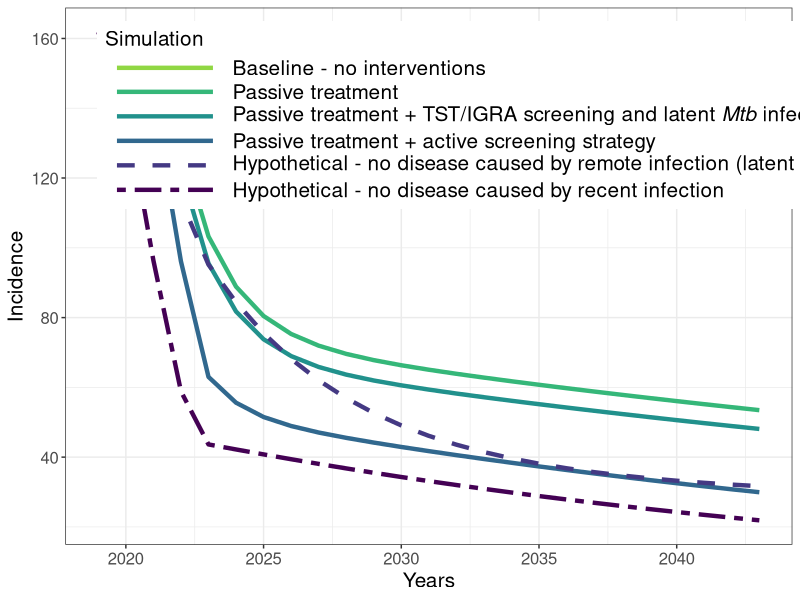
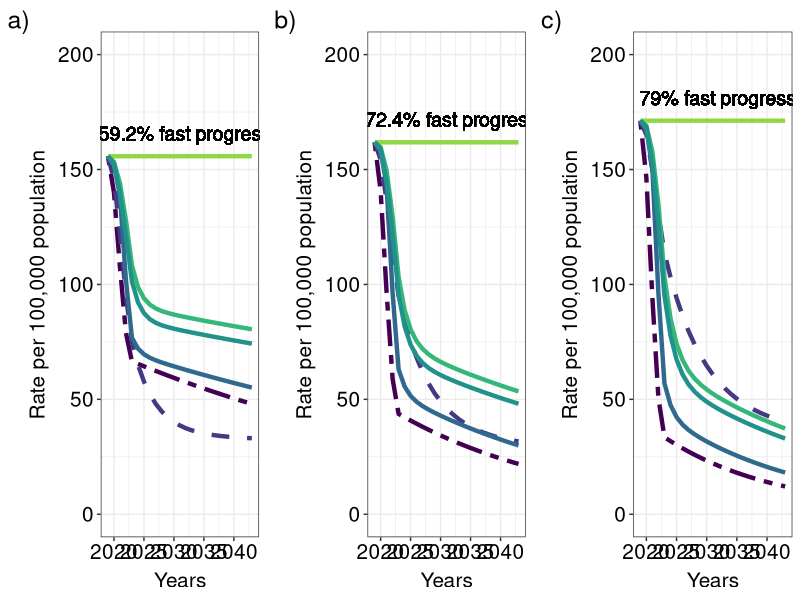
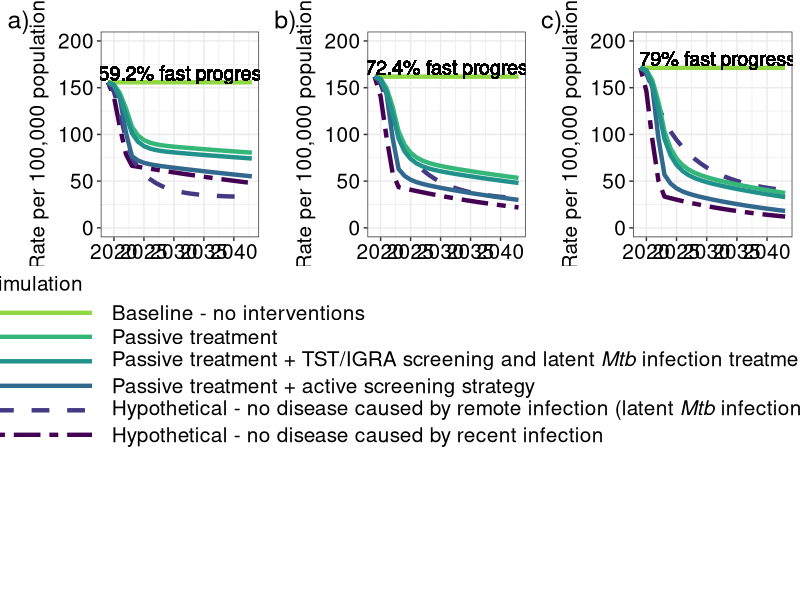

Generate these figures, in order, with R:
#----------------------------------------------------------------------------------------------------#
### Exploring the influence of reversion on a simple dynamic tuberculosis (TB) compartmental model ###
#----------------------------------------------------------------------------------------------------#
#' Model assumptions (among others)
#'  - Stable population 
#'  - No Age structure
#'  - No risk groups (e.g. people living with HIV)
#'  - No drug resistant TB transmission
#'  
#'  Model compartment definitions:
#'    - S - susceptible - exposure naive
#'    - SPE - susceptible - prior exposure
#'    - L - latent/immunoreactive
#'    - I - active TB disease
#'    - R - recovered
#'  
# Author: Katie Dale 
#'        adapted from https://github.com/juanvesga/TBpractical/tree/master, with thanks. 
#'        The model structure is roughly based on Model E from Menzies et al 2018
# Date: August 2023
#----------------------------------------------------------------------------------------------------#
#                                   #### Load packages ####
#----------------------------------------------------------------------------------------------------#
library(data.table)
library(deSolve)
library(gridExtra)
library(ggplot2)
library(viridis)

#----------------------------------------------------------------------------------------------------#
#                        #### Set objects and model parameters ####
#----------------------------------------------------------------------------------------------------#
# Define the path for saving output, if you wish.
strOutputPath <- "???"

# Define the main parameters
intStartYear  <- 2019
numBirthR     <- 0.017     # Birth rate (the overall death rate is the same, after taking TB 
                           # mortality into account, i.e. the population is stable)
intBeta       <- 10        # Per capita rate at which two specific individuals come into 
                           # effective contact per unit time (per year).
intInfDurYrs  <- 2         # Duration of infectious period for untreated TB, in years
numFastP      <- 0.065     # Fraction of infected that fast-progress to active TB
numReactR     <- 0.001     # Reactivation rate from latent/immunoreactive into active disease
numSusReactR  <- 0.00005   # Reactivation rate from susceptible - previously exposed to active disease 
numTBMortP    <- 0.4       # TB mortality probability, untreated
numTBMortTxP  <- 0.03      # TB mortality probability, treated
numImm        <- 0.79      # Protection against reinfection for those in L compartment
numRelaps     <- 0.002857  # Relapse rate per year for those with prior untreated TB
numRelapsTx   <- 0.000525  # Relapse rate per year for those with prior treated TB
numReverP     <- 0.00      # Reversion probability

# Altered parameters for the models with reversion
numReverP2 <- 0.02         # Reversion probability
numReverP3 <- 0.04         # Reversion probability, model 2

# Parameters associated with the 'passive treatment' intervention
numAccessCareP    <- 0.70   # Probability of accessing care
numSympToTreatYrs <- 0.3    # Time delay (yrs) between developing symptoms and receiving treatment
numDxP            <- 0.95   # Probability of being diagnosed once sought care
numTxPAfterDxP     <- 0.95   # probability of receiving correct Tx if diagnosed
numTxPEffectYrs    <- 0.04   # Time until infectivity is eliminated, yrs 

numTxP <- numAccessCareP * numDxP * numTxPAfterDxP # the proportion treated

numTxPInfDur <- (intInfDurYrs * (1 - numTxP)) + # Duration of infectiousness for untreated
  (numTxP * (numSympToTreatYrs + numTxPEffectYrs)) # Duration of infectiousness for treated
numTxPRelaps <- (numRelaps * (1 - numTxP)) + # Relapse rate reduces for the treated
  (numTxP * numRelapsTx) 
numTxPMuTB <- (numTBMortP * (1 - numTxP)) + # TB mortality reduces for those treated
  (numTxP * numTBMortTxP) 

# Parameters associated with the 'some active screening' intervention
numAccessCareP     <- 0.9    # Probability of accessing care
numSympToTreatYrs <- 0.1    # Time delay (yrs) between developing symptoms and seeking for care

numTxP <- numAccessCareP * numDxP * numTxPAfterDxP # the proportion treated

numACFTxInfDur <- (intInfDurYrs * (1 - numTxP)) + # Duration of infectiousness for untreated
  (numTxP * (numSympToTreatYrs + numTxPEffectYrs)) # Duration of infectiousness for treated
numACFTxRelaps <- (numRelaps * (1 - numTxP)) + # Relapse rate reduces for the treated
  (numTxP * numRelapsTx) 
numACFTxMuTB <- (numTBMortP * (1 - numTxP)) + # TB mortality reduces for those treated
  (numTxP * numTBMortTxP) 

# Parameters associated with the 'latent Mtb infection screening and treatment' intervention
numScreenP         <- 0.6   # Probability of being screened
numTSTIGRASens     <- 0.7   # Sensitivity of screening tool 
numTxComplP        <- 0.8   # Likelihood of completing Latent Mtb treatment 
numReactBeforeTxP  <- 0.3   # Likelihood of reactivating before treatment
numTxEfficP        <- 0.69  # Latent Mtb infection treatment efficacy

numLatentTx <- numTSTIGRASens * numTxComplP * numTxEfficP * 
  numScreenP * (1 - numReactBeforeTxP) # the proportion treated

numReactRPrev  <- numReactR * (1 - numLatentTx) + 
  (numReactR * numTxEfficP) * numLatentTx

numFastPR <- numFastP * 0.95 # reduction in fast progression can't be much given
                             # so few receive treatment, and given that so few could be
                             # identified between exposure and reactivation anyway.

# Simulation descriptions
strName0 <- "Baseline - no interventions"
strName1 <- "Passive treatment"
strName4 <- "Passive treatment + TST/IGRA screening and latent Mtb infection treatment strategy"
strName2 <- "Passive treatment + active screening strategy"
strName5 <- "Hypothetical - no disease caused by remote infection (latent Mtb infection reactivation)"
strName3 <- "Hypothetical - no disease caused by recent infection"

lstLabels <- c(strName0, strName1,
               expression(paste("Passive treatment + TST/IGRA screening and latent",
                                italic(" Mtb "), "infection treatment strategy")),
               strName2,
               expression(paste("Hypothetical - no disease caused by remote infection (latent",
                                italic(" Mtb "), "infection reactivation)")),
               strName3)

lstSimNames <- c(strName0, strName1, strName4, 
                 strName2, strName5, strName3)

# Plot characteristics
numMaxYaxis <- 200
numTextSize <- 15
numLegendTextSize <- 15
numDist <- 6
numGeomTextSize <- 5
lstLegendPosition <- c(0.7, 0.8)
strTextColour <- "black"
numLineSize <- 1.5 
lstColourCode <- c("#90d743", "#35b779", "#21918c", 
                   "#31688e",  "#443983", "#440154")
names(lstColourCode) <- lstSimNames
lstLineStyleCode <- c("solid", "solid", "solid",
                      "solid", "dashed", "twodash")
names(lstLineStyleCode) <- lstSimNames

# Set simulation parameters 
intSimYears   <- 400      # years of simulation
intScaleYears <- 3        # Scaling up time of interventions
lstModelRun = seq(0, intSimYears, by = 1) # time scale

# Prepare list of parameters
lstParams <- c(numReactR = numReactR, numSusReactR = numSusReactR,
               numTBMortP = numTBMortP, intBeta = intBeta, numFastP = numFastP,
               numImm = numImm, numRelaps = numRelaps, numReverP = numReverP,
               intInfDurYrs = intInfDurYrs)

lstParamsR <- c(numReactR = numReactR, numSusReactR = numSusReactR,
               numTBMortP = numTBMortP, intBeta = intBeta, numFastP = numFastP,
               numImm = numImm, numRelaps = numRelaps, numReverP = numReverP2,
               intInfDurYrs = intInfDurYrs)

lstParamsRTwo <- c(numReactR = numReactR, numSusReactR = numSusReactR,
                numTBMortP = numTBMortP, intBeta = intBeta, numFastP = numFastP,
                numImm = numImm, numRelaps = numRelaps, numReverP = numReverP3,
                intInfDurYrs = intInfDurYrs)

# Initial Conditions
numTotalPop <- 1     # Total population equal to unity 
numZeroSeed <- 1e-6  # TB seed at time 0

dfStart <- data.frame(S = numTotalPop - numZeroSeed,
                      SPE = 0,
                      L = 0,
                      I = numZeroSeed,  
                      R = 0,
                      Incidence = 0, 
                      Irecent = 0, 
                      Iremote = 0, 
                      dRelap = 0, 
                      dTBmort = 0, 
                      dTBreact = 0, 
                      dTBreactSPE = 0)   

#----------------------------------------------------------------------------------------------------#
#                                      #### Set functions ####
#----------------------------------------------------------------------------------------------------#
# Model
fxBasicModel <- function (t, state, parameters) {
  
  with(as.list(c(state, parameters)),    
       
       {
         
         # Adjust risk/probability parameters to yearly risks (rough, but close enough)
         numTBMortP   <- ifelse(intInfDurYrs <= 1, numTBMortP,
                             numTBMortP * (1 / intInfDurYrs)) # TB mortality probability distributed  
                                                        # over period of illness
         numCureP   <- 1 - numTBMortP 
         numCureP   <- ifelse(intInfDurYrs <= 1, numCureP,
                             numCureP * (1 / intInfDurYrs)) # Recovery probability distributed over 
                                                        # period of illness
         
         # The duration of illness also needs to modify the beta value if it is less than one
         intBeta <- ifelse(intInfDurYrs >= 1, intBeta,
                           intBeta * intInfDurYrs)
         
         # Adjust the death rate so that it and the TB mortality equal the birth rate
         numMu <- numBirthR - (numTBMortP * I)  
         
         numTotalPop  <- S + SPE + L + I + R  # total population
         lambda <- intBeta * I/numTotalPop    # force of Infection - the risk that a susceptible
                                              # person is infected in a year
         
         # Change in 'susceptible - Mtb naive' compartment
         dS <- numBirthR -                     # new births (population that results from the deaths) 
           S * lambda * numFastP -             # minus those that become infected and progress quickly
           S * lambda * (1 - numFastP) -       # minus those that head to the latent/imm compartment
           S * numMu                           # minus those that die  
         
         # Change in 'susceptible - previously exposed' compartment
         dSPE <- L * numReverP +               # add those from the latent/imm compartment who revert
           R * numReverP -                     # add the those from the recovered compartment who revert
           SPE * lambda * numFastP -           # minus those that become infected and progress quickly
           SPE * lambda * (1 - numFastP) -     # minus those that head to the latent/imm compartment
           SPE * numMu -                       # minus those that die 
           SPE * numSusReactR                  # minus those that reactivate (assuming that TST/IGRA 
                                               # sill have a low reactivation risk)
         
         # Change in latent/imm compartment
         dL <- S * lambda * (1 - numFastP) +   # add 'susceptible - naive' multiplied by FOI and the fraction 
                                               # that don't progress to active disease
           SPE * lambda * (1 - numFastP) -     # add 'susceptible - prior exposure' multiplied by FOI 
                                               # and the fraction that don't progress to active disease
           L * numMu -                         # minus those that die 
           L * numReactR -                     # minus those that reactivate
           L * numReverP -                     # minus those that revert to negative
           L * (lambda * numFastP * (1 - numImm)) # minus those that get reinfected...despite being
                                               # somewhat protected
                
         # Change in active TB
         dI <-  S * lambda * numFastP +       # add 'susceptible - naive' multiplied by FOI and the fraction 
                                              # that progress to active disease
           SPE * lambda * numFastP +          # add 'susceptible - prior' exposure multiplied by FOI and 
                                              # the fraction that progress to active disease
           R * (lambda * numFastP * (1 - numImm)) + # add those in recovered compartment that get reinfected 
                                              # and progress to active disease
           L * (lambda * numFastP * (1 - numImm)) + # add those in the latent/imm compartment
                                              # that get reinfected and progress to active disease
           L * numReactR +                    # add those in the latent/imm compartment that reactivate 
           R * numRelaps -                    # add those in the recovered compartment that relapse 
           I * numMu -                        # minus those that die 
           I * numTBMortP -                      # minus those that die from TB
           I * numCureP +                      # minus those that recover/self-cure
           SPE * numSusReactR                 # add those in the 'Susceptible - prior exposure' 
                                              # compartment that reactivate
         
         # Change in recovered compartment
         dR <-  I * numCureP -                 # add those with active TB that recover
           R * (lambda * numFastP * (1 - numImm)) - #  minus those that have recovered that 
                                              # get reinfected and progress to active disease
           R * numRelaps -                    # minus those that relapse  
           R * numMu -                        # minus those that die 
           R * numReverP                      # minus those that revert
         
         # Model outcomes - Incidence of active disease as a result of recent infection
         dIrecent <- S * (lambda * numFastP) + # those who are exposure naive who progress quickly to disease
           SPE * (lambda * numFastP) +         # those in 'Susceptible - prior exposure' compartment
                                               # who progress quickly to disease
           L * (lambda * numFastP * (1 - numImm)) + # those in the latent/imm compartment that  
                                               # progress quickly to disease
           R * (lambda * numFastP * (1 - numImm)) # those in the recovered compartment who progress 
         
         # Model outcomes - Incidence of active disease as a result of remote infection
         dIremote <- L * numReactR +  # those in the latent/imm compartment that reactivate 
           R * numRelaps +            # those in the recovered compartment that relapse 
           SPE * numSusReactR         # those in the 'Susceptible - prior exposure' compartment
                                      # that reactivate   
         
         # Model outcomes - Total Incidence of active disease
         dIncidence <- dIrecent + dIremote

         # calculate some useful output measures
         dRelap   <- R * numRelaps 
         dTBmort  <- I * numTBMortP   
         dTBreact <- L * numReactR
         dTBreactSPE <- SPE * numSusReactR 
         
         # Define output
         dx <- c(dS, dSPE, dL, dI, dR, dIncidence, dIrecent, dIremote, dRelap, 
                 dTBmort, dTBreact, dTBreactSPE)
         
         list(dx)
         
       }
  )
}

# Run model
fxRunModel <- function (dfStartParams, params_new, params_old, 
                        lstModelRun_new, lstTimeInterv, 
                        fx_scale, fx_basic, strName, PriorData) {
  
  # Starting conditions
  lstStart <- c(S = dfStartParams$S, 
                SPE = dfStartParams$SPE, 
                L = dfStartParams$L,  
                I = dfStartParams$I,  
                R = dfStartParams$R,
                Incidence = dfStartParams$Incidence,
                Irecent = dfStartParams$Irecent,  
                Iremote = dfStartParams$Iremote,  
                dRelap = dfStartParams$dRelap,  
                dTBmort = dfStartParams$dTBmort,  
                dTBreact = dfStartParams$dTBreact,  
                dTBreactSPE = dfStartParams$dTBreactSPE) 
  
  # Select type of function
  if (length(lstTimeInterv) == 1) {
    
    fx <- fx_basic
    
  }  else {
    
    fx <- fx_scale
    
  }
  
  # Run the model
  dfOut <- as.data.frame(ode(y = lstStart, times = lstModelRun_new, 
                             func = fx, parms = params_new))  
  
  # Model output
  numTotalPop  <- dfOut$S + dfOut$SPE + dfOut$L + dfOut$I + dfOut$R  
  numRateInc   <- 1e5 * (diff(dfOut$Incidence) / 
                          numTotalPop[1 : length(numTotalPop) - 1])
  numRemotFrac <- diff(dfOut$Iremote) / diff(dfOut$Incidence)
  time         <- dfOut$time[1 : length(dfOut$time) - 1]
  dfData       <- data.frame(Years = time + (intStartYear - intSimYears), 
                            Incidence = numRateInc)
  dfData$Sim   <- strName
  
  # If it is a first run, nothing to append 
  if (length(PriorData) == 1) {
    
    dfData <- dfData
    
  } else { # Append previous runs
    
    dfData  <- rbind(PriorData, dfData)
    
  }
  
  lstOutput <- list("out" = dfOut, 
                    "data" = dfData,
                    "params" = params_new)
  
  return(lstOutput)
  
}

# Intervention scaling function
fxScaleUp <- function (t, state, parameters, lstTimeInterv, parameters_old, fx) {
  
  scale <- min((t - lstTimeInterv[1]) / (lstTimeInterv[2] - lstTimeInterv[1]), 1);
  
  if (scale < 0) {
    
    scale = 0
    
  }
  
  pars_scaled <- parameters;
  
  pars_scaled <- parameters_old + scale * (parameters - parameters_old)
  
  return(fx(t, state, pars_scaled))
  
}

# Function handles to pass as arguments.
fx_basic <- fxBasicModel
fx_scale <- function(t, state, parameters) fxScaleUp(t, state, parameters, 
                                                     lstTimeInterv, lstParams, fx_basic)
fx_scaleR <- function(t, state, parameters) fxScaleUp(t, state, parameters, 
                                                      lstTimeInterv, lstParamsR, fx_basic)
fx_scaleRTwo <- function(t, state, parameters) fxScaleUp(t, state, parameters, 
                                                      lstTimeInterv, lstParamsRTwo, fx_basic)
#----------------------------------------------------------------------------------------------------#
#                                     #### Initialise the model ####
#----------------------------------------------------------------------------------------------------#
strScenarioName   <- "Initialise"

lstSim  <- fxRunModel(dfStart, lstParams, NA, lstModelRun, NA, NA, 
                      fxBasicModel, strScenarioName, NA) 

lstSimR  <- fxRunModel(dfStart, lstParamsR, NA, lstModelRun, NA, NA, 
                       fxBasicModel, strScenarioName, NA) 

lstSimRTwo  <- fxRunModel(dfStart, lstParamsRTwo, NA, lstModelRun, NA, NA, 
                       fxBasicModel, strScenarioName, NA) 

#----------------------------------------------------------------------------------------------------#
#                        #### Simulation 0 - Baseline - no intervention ####
#----------------------------------------------------------------------------------------------------#
# Initial conditions 
dfStartParams   <- tail(lstSim$out, 1)
dfStartParamsR  <- tail(lstSimR$out, 1)
dfStartParamsRTwo <- tail(lstSimRTwo$out, 1)

lstParamsBase0   <- lstParams
lstParamsBaseR0  <- lstParamsR
lstParamsBaseRTwo0 <- lstParamsRTwo

lstModelRun_new <- seq(intSimYears, intSimYears + 25 , by = 1)
lstTimeInterv   <- c(lstModelRun_new[2], lstModelRun_new[2] + intScaleYears)

# Run model
lstSim0 <- fxRunModel(dfStartParams, lstParamsBase0, lstParamsBase0, 
                      lstModelRun_new, NA, fx_scale, fx_basic, 
                      strName0, NA)

lstSimR0 <- fxRunModel(dfStartParamsR, lstParamsBaseR0, lstParamsBaseR0, 
                       lstModelRun_new, NA,  fx_scaleR, fx_basic, 
                       strName0, NA)

lstSimRTwo0 <- fxRunModel(dfStartParamsRTwo, lstParamsBaseRTwo0, lstParamsBaseRTwo0, 
                          lstModelRun_new, NA, fx_scaleRTwo, fx_basic, 
                          strName0, NA)

#----------------------------------------------------------------------------------------------------#
#                           #### Simulation 1 - Passive treatment ####
#----------------------------------------------------------------------------------------------------#
# An Intervention simulating introduction of treatment
# Update parameter results data frame to append new results
lstParams1  <- lstParamsBase0
lstParamsR1  <- lstParamsBaseR0
lstParamsRTwo1  <- lstParamsBaseRTwo0
dfDataPrior1 <- lstSim0$data
dfDataPriorR1 <- lstSimR0$data
dfDataPriorRTwo1 <- lstSimRTwo0$data

lstParams1["numRelaps"] <- numTxPRelaps
lstParamsR1["numRelaps"] <- numTxPRelaps
lstParamsRTwo1["numRelaps"] <- numTxPRelaps

lstParams1["numTBMortP"] <- numTxPMuTB
lstParamsR1["numTBMortP"] <- numTxPMuTB
lstParamsRTwo1["numTBMortP"] <- numTxPMuTB

lstParams1["intInfDurYrs"] <- numTxPInfDur
lstParamsR1["intInfDurYrs"] <- numTxPInfDur
lstParamsRTwo1["intInfDurYrs"] <- numTxPInfDur

lstSim1 <- fxRunModel(dfStartParams, lstParams1, lstParamsBase0, 
                      lstModelRun_new, lstTimeInterv, fx_scale, fx_basic, 
                      strName1, dfDataPrior1)

lstSimR1 <- fxRunModel(dfStartParamsR, lstParamsR1, lstParamsBaseR0, 
                      lstModelRun_new, lstTimeInterv, fx_scaleR, fx_basic, 
                      strName1, dfDataPriorR1)

lstSimRTwo1 <- fxRunModel(dfStartParamsRTwo, lstParamsRTwo1, lstParamsBaseRTwo0, 
                       lstModelRun_new, lstTimeInterv, fx_scaleRTwo, fx_basic, 
                       strName1, dfDataPriorRTwo1)

#----------------------------------------------------------------------------------------------------#
#                         #### Simulation 2 - Passive treatment + ACF ####
#----------------------------------------------------------------------------------------------------#
# An Intervention simulating introduction of treatment

# Update parameter results data frame to append new results
lstParams2  <- lstParams1
lstParamsR2  <- lstParamsR1
lstParamsRTwo2  <- lstParamsRTwo1

dfDataPrior2 <- lstSim1$data
dfDataPriorR2 <- lstSimR1$data
dfDataPriorRTwo2 <- lstSimRTwo1$data

lstParams2["numRelaps"] <- numACFTxRelaps
lstParamsR2["numRelaps"] <- numACFTxRelaps
lstParamsRTwo2["numRelaps"] <- numACFTxRelaps

lstParams2["numTBMortP"] <- numACFTxMuTB
lstParamsR2["numTBMortP"] <- numACFTxMuTB
lstParamsRTwo2["numTBMortP"] <- numACFTxMuTB

lstParams2["intInfDurYrs"] <- numACFTxInfDur
lstParamsR2["intInfDurYrs"] <- numACFTxInfDur
lstParamsRTwo2["intInfDurYrs"] <- numACFTxInfDur

lstSim2 <- fxRunModel(dfStartParams, lstParams2, lstParams1, 
                      lstModelRun_new, lstTimeInterv, fx_scale, fx_basic, 
                      strName2, dfDataPrior2)

lstSimR2 <- fxRunModel(dfStartParamsR, lstParamsR2, lstParamsR1, 
                       lstModelRun_new, lstTimeInterv, fx_scaleR, fx_basic, 
                       strName2, dfDataPriorR2)

lstSimRTwo2 <- fxRunModel(dfStartParamsRTwo, lstParamsRTwo2, lstParamsRTwo1, 
                        lstModelRun_new, lstTimeInterv, fx_scaleRTwo, fx_basic, 
                        strName2, dfDataPriorRTwo2)

#----------------------------------------------------------------------------------------------------#
#                            #### Simulation 3 - Transmission stop ####
#----------------------------------------------------------------------------------------------------#
# A hypothetical ceasing of transmission (and nothing else, i.e. no treatment)
# Update parameter results data frame to append new results
lstParams3  <- lstParamsBase0
lstParamsR3  <- lstParamsBaseR0
lstParamsRTwo3  <- lstParamsBaseRTwo0

dfDataPrior3 <- lstSim0$data
dfDataPriorR3 <- lstSimR0$data
dfDataPriorRTwo3 <- lstSimRTwo0$data

# Adjust the beta value to zero to simulate no transmission
lstParams3["intBeta"] <- 0
lstParamsR3["intBeta"] <- 0
lstParamsRTwo3["intBeta"] <- 0

lstSim3 <- fxRunModel(dfStartParams, lstParams3, lstParamsBase0, 
                      lstModelRun_new, lstTimeInterv, fx_scale, fx_basic, 
                      strName3, dfDataPrior3)

lstSimR3 <- fxRunModel(dfStartParamsR, lstParamsR3, lstParamsBaseR0, 
                       lstModelRun_new, lstTimeInterv, fx_scaleR, fx_basic, 
                       strName3, dfDataPriorR3) 

lstSimRTwo3 <- fxRunModel(dfStartParamsRTwo, lstParamsRTwo3, lstParamsBaseRTwo0, 
                       lstModelRun_new, lstTimeInterv, fx_scaleRTwo, fx_basic, 
                       strName3, dfDataPriorRTwo3) 

#----------------------------------------------------------------------------------------------------#
#                 #### Simulation 4 - Latent Mtb infection treatment strategy ####
#----------------------------------------------------------------------------------------------------#
# An Intervention simulating LTBI screening and treatment

# Update parameter results data frame to append new results
lstParams4  <- lstParams1
lstParamsR4  <- lstParamsR1
lstParamsRTwo4  <- lstParamsRTwo1
dfDataPrior4 <- lstSim0$data
dfDataPriorR4 <- lstSimR0$data
dfDataPriorRTwo4  <- lstSimRTwo0$data

# Modify the reactivation and fast progression rates
lstParams4["numReactR"] <- numReactRPrev 
lstParamsR4["numReactR"] <- numReactRPrev 
lstParamsRTwo4["numReactR"] <- numReactRPrev

lstParams4["numFastP"] <- numFastPR 
lstParamsR4["numFastP"] <- numFastPR 
lstParamsRTwo4["numFastP"] <- numFastPR 

lstSim4 <- fxRunModel(dfStartParams, lstParams4, lstParamsBase0, 
                      lstModelRun_new, lstTimeInterv, fx_scale, fx_basic, 
                      strName4, dfDataPrior4)


lstSimR4 <- fxRunModel(dfStartParamsR, lstParamsR4, lstParamsBaseR0, 
                       lstModelRun_new, lstTimeInterv, fx_scaleR, fx_basic, 
                       strName4, dfDataPriorR4)


lstSimRTwo4 <- fxRunModel(dfStartParamsRTwo, lstParamsRTwo4, lstParamsBaseRTwo0, 
                          lstModelRun_new, lstTimeInterv, fx_scaleRTwo, fx_basic, 
                          strName4, dfDataPriorRTwo4)

#----------------------------------------------------------------------------------------------------#
#                              #### Simulation 5 - Zero reactivation ####
#----------------------------------------------------------------------------------------------------#
# An Intervention simulating zero TB reactivation (and nothing else, i.e. no treatment)
# Update parameter results data frame to append new results
lstParams5  <- lstParamsBase0
lstParamsR5  <- lstParamsBaseR0
lstParamsRTwo5  <- lstParamsBaseRTwo0
dfDataPrior5 <- lstSim0$data
dfDataPriorR5 <- lstSimR0$data
dfDataPriorRTwo5 <- lstSimRTwo0$data

# Modify the reactivation and fast progression rates
lstParams5["numReactR"] <- 0 
lstParamsR5["numReactR"] <- 0 
lstParamsRTwo5["numReactR"] <- 0 

lstParams5["numSusReactR"] <- 0 
lstParamsR5["numSusReactR"] <- 0 
lstParamsRTwo5["numSusReactR"] <- 0 

lstSim5 <- fxRunModel(dfStartParams, lstParams5, lstParamsBase0, 
                      lstModelRun_new, lstTimeInterv, fx_scale, fx_basic, 
                      strName5, dfDataPrior5)

lstSimR5 <- fxRunModel(dfStartParamsR, lstParamsR5, lstParamsBaseR0, 
                       lstModelRun_new, lstTimeInterv, fx_scaleR, fx_basic, 
                       strName5, dfDataPriorR5)

lstSimRTwo5 <- fxRunModel(dfStartParamsRTwo, lstParamsRTwo5, lstParamsBaseRTwo0, 
                          lstModelRun_new, lstTimeInterv, fx_scaleRTwo, fx_basic, 
                          strName5, dfDataPriorRTwo5)

# ================================================================================================= #
#                              #### Create plots ####
# ================================================================================================= #
# Plot the findings from the model with no reversion
plot <- unique(rbind(lstSim3$data, lstSim2$data, 
                     lstSim4$data, lstSim5$data))

# Creating the geom_text for the plot giving the proportion of disease due to fast progression
strRecentPcnt <- paste0(round(sum(lstSim1$out$Irecent) / 
                                (sum(lstSim1$out$Irecent) + 
                                   sum(lstSim1$out$Iremote)) * 100, 1), "% fast progression")

# Position this text properly in the plot
numXTextCoord <- 2034
setDT(lstSim3$data)
numYTextCoord <- lstSim3$data[Years == intStartYear & Sim %like% "Baseline", Incidence] + 10

plot <- 
  ggplot(data = plot, mapping = aes(x = Years, y = Incidence, 
                                    col = Sim, linetype = Sim)) + 
  geom_line(linewidth = numLineSize) +
  labs(y = "Rate per 100,000 population",
       col = "Simulation", linetype = "Simulation",
       tag = "a)") +  
  geom_text(x = numXTextCoord, y = numYTextCoord, 
            label = strRecentPcnt, colour = strTextColour,
            size = numGeomTextSize) +
  coord_cartesian(ylim = c(0,
                           numMaxYaxis
  )) +
  scale_colour_manual(values = lstColourCode) +
  scale_linetype_manual(values = lstLineStyleCode) +
  theme_bw() + 
  theme(text = element_text(size = numTextSize, colour = strTextColour),
        legend.position = "none",
        axis.title.y = element_text(margin = margin(t = 0, r = numDist, b = 0, l = 0),
                                    size = numTextSize, colour = strTextColour),
        axis.title.x = element_text(margin = margin(t = numDist, r = 0, b = 0, l = 0),
                                    size = numTextSize, colour = strTextColour),
        axis.text = element_text(size = numTextSize, colour = strTextColour),
        legend.text = element_text(size = numLegendTextSize, colour = strTextColour))

# Plot the findings from the model with reversion (first example, low levels)
plotR <- unique(rbind(lstSimR3$data, lstSimR2$data, 
                      lstSimR4$data, lstSimR5$data))

# Creating the geom_text for the plot giving proportion of disease due to fast progression
strRecentPcnt <- paste0(round(sum(lstSimR1$out$Irecent) / 
                                (sum(lstSimR1$out$Irecent) + 
                                   sum(lstSimR1$out$Iremote)) * 100, 1), "% fast progression")

setDT(lstSimR3$data)
numYTextCoord <- lstSimR3$data[Years == intStartYear & Sim %like% "Baseline", Incidence] + 10

plotR <- 
  ggplot(data = plotR, mapping = aes(x = Years, y = Incidence, 
                                     col = Sim, linetype = Sim)) + 
  geom_line(size = numLineSize) +
  labs(y = "Rate per 100,000 population",
       col = "Simulation", linetype = "Simulation",
       tag = "b)") +
  scale_colour_manual(values = lstColourCode) +
  geom_text(x = numXTextCoord, y = numYTextCoord, 
            label = strRecentPcnt, colour = strTextColour,
            size = numGeomTextSize) +
  scale_linetype_manual(values = lstLineStyleCode) +
  coord_cartesian(ylim = c(0,
                           numMaxYaxis
  )) +
  theme_bw() + 
  theme(text = element_text(size = numTextSize, colour = strTextColour),
        legend.position = "none",
        axis.title.y = element_text(margin = margin(t = 0, r = numDist, b = 0, l = 0),
                                    size = numTextSize, colour = strTextColour),
        axis.title.x = element_text(margin = margin(t = numDist, r = 0, b = 0, l = 0),
                                    size = numTextSize, colour = strTextColour),
        axis.text = element_text(size = numTextSize, colour = strTextColour),
        legend.text = element_text(size = numLegendTextSize, colour = strTextColour))

# Plot the findings from the model with reversion (second example, higher levels)
plotRTwo <- unique(rbind(lstSimRTwo3$data, lstSimRTwo2$data, 
                         lstSimRTwo4$data, lstSimRTwo5$data))

# Creating the geom_text for the plot giving proportion of disease due to fast progression
strRecentPcnt <- paste0(round(sum(lstSimRTwo1$out$Irecent) / 
                                (sum(lstSimRTwo1$out$Irecent) + 
                                   sum(lstSimRTwo1$out$Iremote)) * 100, 1), "% fast progression")

setDT(lstSimRTwo3$data)
numYTextCoord <- lstSimRTwo3$data[Years == intStartYear & Sim %like% "Baseline", Incidence] + 10

plotRTwo <- 
  ggplot(data = plotRTwo, mapping = aes(x = Years, y = Incidence, 
                                     col = Sim, linetype = Sim)) + 
  geom_line(linewidth = numLineSize) +
  labs(y = "Rate per 100,000 population",
       col = "Simulation", linetype = "Simulation",
       tag = "c)") +
  geom_text(x = numXTextCoord, y = numYTextCoord, 
            label = strRecentPcnt, colour = strTextColour,
            size = numGeomTextSize) +
  scale_colour_manual(values = lstColourCode) +
  scale_linetype_manual(values = lstLineStyleCode) +
  coord_cartesian(ylim = c(0,
                           numMaxYaxis
  )) +
  theme_bw() + 
  theme(text = element_text(size = numTextSize, colour = strTextColour),
        legend.position = "none",
        axis.title.y = element_text(margin = margin(t = 0, r = numDist, b = 0, l = 0),
                                    size = numTextSize, colour = strTextColour),
        axis.title.x = element_text(margin = margin(t = numDist, r = 0, b = 0, l = 0),
                                    size = numTextSize, colour = strTextColour),
        axis.text = element_text(size = numTextSize, colour = strTextColour),
        legend.text = element_text(size = numLegendTextSize, colour = strTextColour))

# Legend plot
plotLegend <- unique(rbind(lstSimR3$data, lstSimR2$data,
                           lstSimR4$data, lstSimR5$data))

plotLegend$Sim <- factor(plotLegend$Sim, levels = lstSimNames)


plotLegend <-
  ggplot(data = plotLegend, mapping = aes(x = Years, y = Incidence,
                                          col = Sim, linetype = Sim)) +
  geom_line(size = numLineSize) +
  labs(col = "Simulation", linetype = "Simulation") +
  scale_colour_manual(values = lstColourCode,
                      labels = lstLabels) +
  scale_linetype_manual(values = lstLineStyleCode,
                        labels = lstLabels) +
  theme_bw() +
  theme(text = element_text(size = numTextSize, colour = strTextColour),
        legend.position = lstLegendPosition,
        legend.key.width = unit(6, "line"),
        legend.text.align = 0,
        legend.text = element_text(size = numLegendTextSize, colour = strTextColour))
plotLegend

get_legend <- function(myggplot){
  
  tmp <- ggplot_gtable(ggplot_build(myggplot))
  leg <- which(sapply(tmp$grobs, function(x) x$name) == "guide-box")
  legend <- tmp$grobs[[leg]]
  
  return(legend)
  
}

legend <- get_legend(plotLegend)

# View plot
grid.arrange(plot, plotR, plotRTwo, ncol = 3)

# ================================================================================================= #
#       #### Create some simple table outputs for examining model outputs/differences ####
# ================================================================================================= #
dfNone <- lstSim1$out
dfR <- lstSimR1$out
dfR2 <- lstSimRTwo1$out
setDT(dfNone)
setDT(dfR)
setDT(dfR2)
dfNone[, SumSLIR := S + SPE + L + I + R]
dfNone[, SumRecentRemote := Irecent + Iremote]
dfR[, SumSLIR := S + SPE + L + I + R]
dfR[, SumRecentRemote := Irecent + Iremote]
dfR[, SumSusc := S + SPE]
dfR2[, SumSLIR := S + SPE + L + I + R]
dfR2[, SumRecentRemote := Irecent + Iremote]
dfR2[, SumSusc := S + SPE]

# ================================================================================================= #
#                                      #### Save plots ####
# ================================================================================================= #
tiff(paste0(strOutputPath, 'Figure6.tiff'), units = "in",
     width = 14, height = 10, res = 300)

grid.arrange(plot, plotR, plotRTwo, legend,
             layout_matrix = rbind(c(1, 2, 3),
                                   c(6, 4, 6)))

dev.off()
